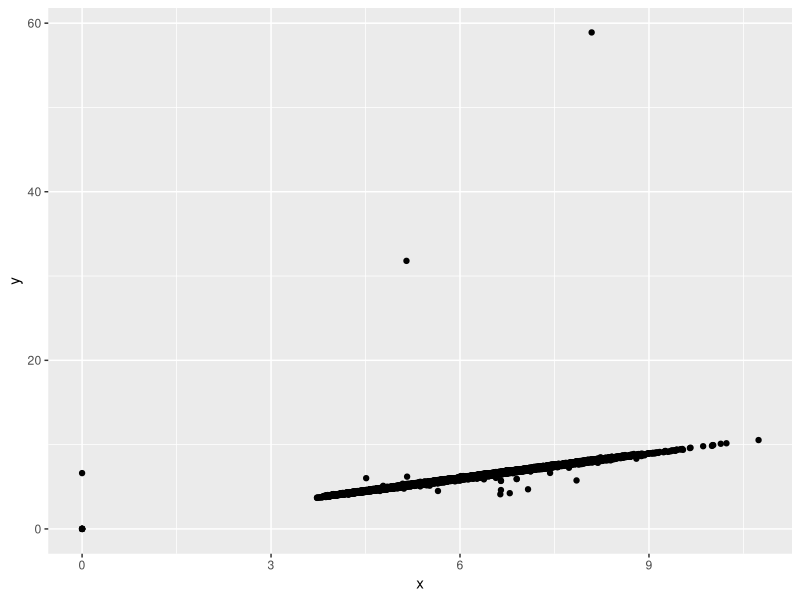
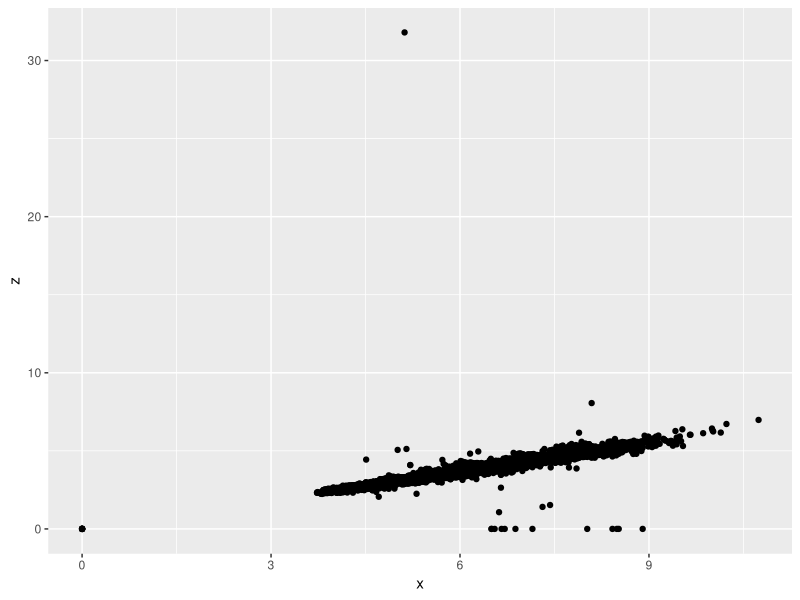
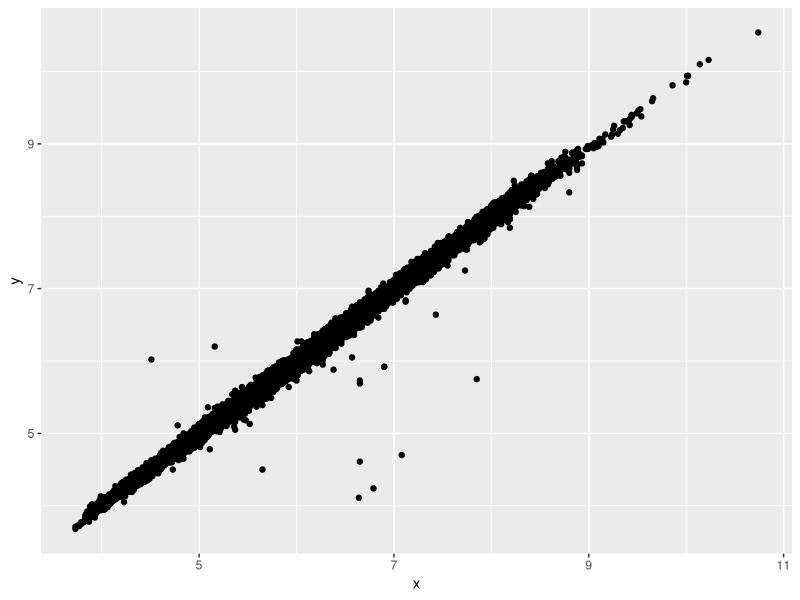
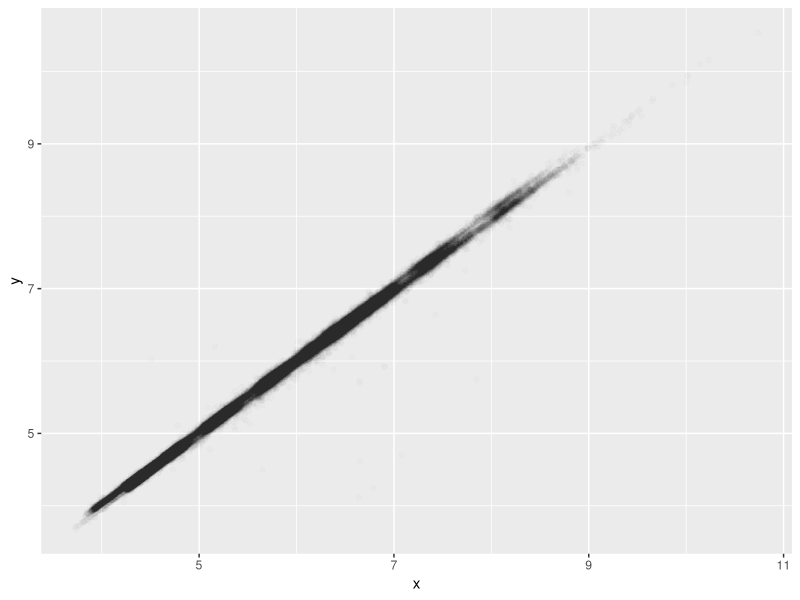
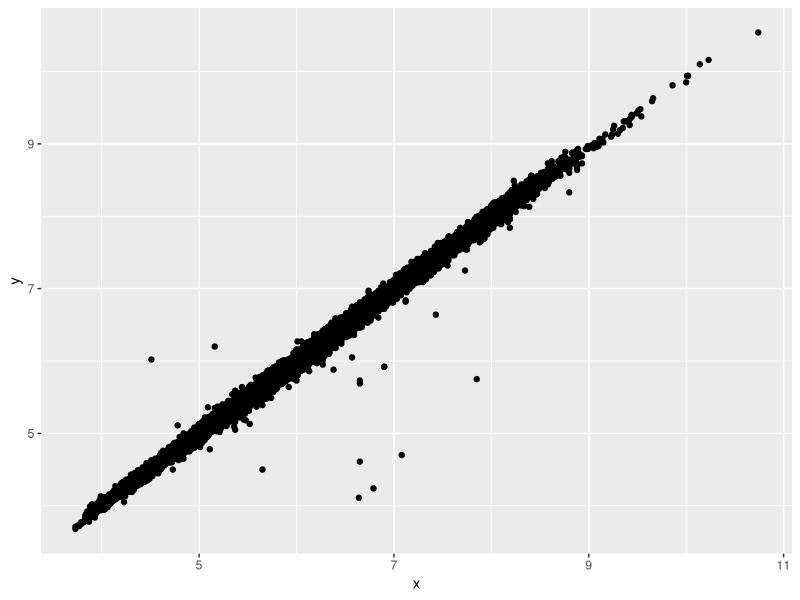

Here is the R script that generated these plots, in order:
#' ---
#' title: "Lecture 4 for Hadley Wickham's STAT 405 at Rice U. \t Subsetting"
#' author: "Mark Blackmore"
#' date: "`r format(Sys.Date())`"
#' output: github_document
#' ---

library(ggplot2)

## Subsetting
diamonds[diamonds$x > 10, ]
diamonds[1:10, c("carat", "cut")]

### Blank
str(diamonds[, ])

### Positive integers & nothing
diamonds[1:6, ] # same as head(diamonds)
# diamonds[, 1:4] # watch out!

### Two positive integers in rows & columns
diamonds[1:10, 1:4]

### Repeating input repeats output
diamonds[c(1,1,1,2,2), 1:4]

### Negative integers
diamonds[-(1:53900), -1]

### Logical
x_big <- diamonds$x > 10
head(x_big)
sum(x_big)
mean(x_big)
table(x_big)
diamonds$x[x_big]
diamonds[x_big, ]

### Logical vectors
small <- diamonds[diamonds$carat < 1, ]
lowqual <- diamonds[diamonds$clarity
                    %in% c("I1", "SI2", "SI1"), ]

### Boolean operators: & | !
small <- diamonds$carat < 1 & diamonds$price > 500
lowqual <- diamonds$color == "D" | diamonds$cut == "Fair"
notcolor <- diamonds[!diamonds$color %in% c("D", "E", "F"), ]

### Character subsetting
diamonds[1:5, c("carat", "cut", "color")]
diamonds[1:5, c(4, 9, 3)]

### Useful technique: change labelling
labels <- c("Fair" = "C", "Good" = "B", "Very Good" = "B+", "Premium" = "A",
            "Ideal" = "A+")
labels
labels["Fair"]
labels["Very Good"]
first_10 <- diamonds$cut[1:10]
first_10
labels[first_10]
all <- labels[diamonds$cut]
table(all)
table(diamonds$cut)


### Can also be used to collapse levels
table(c("Fair" = "C", "Good" = "B", "Very Good" =
          "B", "Premium" = "A", "Ideal" = "A")[diamonds$cut])

#### If you're confused by a big statement, break it up in to smaller pieces
grades <- c("Fair" = "C", "Good" = "B", "Very Good"
            = "B", "Premium" = "A", "Ideal" = "A")
grades
cuts <- diamonds$cut
head(grades[cuts])
table(grades[cuts])
?cut # continuous equivalent

### Exercise
head(mpg)
str(mpg)
mpg$fl <- as.character(mpg$fl) 

fueltype <- c("r" = "regular", "d" = "other", "p" = "premium", "c" = "other",
              "e" = "other")
table(fueltype[mpg$fl])

## Missing Values & Outliers
qplot(x, y, data = diamonds)
qplot(x, z, data = diamonds)

y_big <- diamonds$y > 20
z_big <- diamonds$z > 20
x_zero <- diamonds$x == 0
y_zero <- diamonds$y == 0
z_zero <- diamonds$z == 0
zeros <- x_zero | y_zero | z_zero
bad <- y_big | z_big | zeros
good <- diamonds[!bad, ]

qplot(x, y, data = good)
qplot(x, y, data = good, alpha = I(1/100))

### Guess what happens
5 + NA
NA / 2
sum(c(5, NA))
mean(c(5, NA))
NA < 3
NA == 3
NA == NA # uses is.na() to check for missing values

### Can use subsetting + <- to change individual values
diamonds$x[diamonds$x == 0] <- NA
diamonds$y[diamonds$y == 0] <- NA
diamonds$z[diamonds$z == 0] <- NA
y_big <- diamonds$y > 20
diamonds$y[y_big] <- NA
z_big <- diamonds$z > 20
diamonds$z[y_big] <- NA
qplot(x, y, data = diamonds)

## Clean up
rm(list = ls())
              